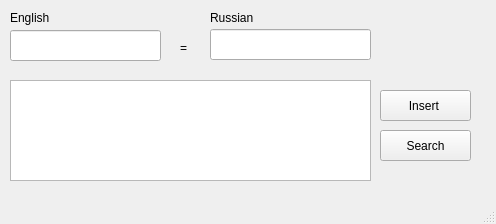
<?xml version="1.0" encoding="UTF-8"?>
<ui version="4.0">
 <class>MainWindow</class>
 <widget class="QMainWindow" name="MainWindow">
  <property name="geometry">
   <rect>
    <x>0</x>
    <y>0</y>
    <width>496</width>
    <height>224</height>
   </rect>
  </property>
  <property name="windowTitle">
   <string>[Ru_En] Dictionary</string>
  </property>
  <widget class="QWidget" name="centralwidget">
   <widget class="QPushButton" name="pushButton">
    <property name="geometry">
     <rect>
      <x>380</x>
      <y>90</y>
      <width>91</width>
      <height>31</height>
     </rect>
    </property>
    <property name="text">
     <string>Insert </string>
    </property>
   </widget>
   <widget class="QLineEdit" name="lineEdit">
    <property name="geometry">
     <rect>
      <x>10</x>
      <y>30</y>
      <width>151</width>
      <height>31</height>
     </rect>
    </property>
    <property name="font">
     <font>
      <family>Arial</family>
      <pointsize>15</pointsize>
      <weight>75</weight>
      <bold>true</bold>
     </font>
    </property>
    <property name="text">
     <string/>
    </property>
   </widget>
   <widget class="QLineEdit" name="lineEdit_2">
    <property name="geometry">
     <rect>
      <x>210</x>
      <y>29</y>
      <width>161</width>
      <height>31</height>
     </rect>
    </property>
    <property name="font">
     <font>
      <family>Arial</family>
      <pointsize>15</pointsize>
      <weight>75</weight>
      <bold>true</bold>
     </font>
    </property>
   </widget>
   <widget class="QLabel" name="label">
    <property name="geometry">
     <rect>
      <x>10</x>
      <y>10</y>
      <width>111</width>
      <height>16</height>
     </rect>
    </property>
    <property name="text">
     <string>English</string>
    </property>
   </widget>
   <widget class="QLabel" name="label_2">
    <property name="geometry">
     <rect>
      <x>210</x>
      <y>10</y>
      <width>111</width>
      <height>16</height>
     </rect>
    </property>
    <property name="text">
     <string>Russian</string>
    </property>
   </widget>
   <widget class="QLabel" name="label_3">
    <property name="geometry">
     <rect>
      <x>180</x>
      <y>40</y>
      <width>21</width>
      <height>16</height>
     </rect>
    </property>
    <property name="text">
     <string>=</string>
    </property>
   </widget>
   <widget class="QPushButton" name="pushButton_2">
    <property name="geometry">
     <rect>
      <x>380</x>
      <y>130</y>
      <width>91</width>
      <height>31</height>
     </rect>
    </property>
    <property name="text">
     <string>Search</string>
    </property>
   </widget>
   <widget class="QListWidget" name="listWidget">
    <property name="geometry">
     <rect>
      <x>10</x>
      <y>80</y>
      <width>361</width>
      <height>101</height>
     </rect>
    </property>
    <property name="font">
     <font>
      <family>Gentium Book Basic</family>
      <pointsize>12</pointsize>
      <weight>75</weight>
      <bold>true</bold>
     </font>
    </property>
   </widget>
  </widget>
  <widget class="QMenuBar" name="menubar">
   <property name="geometry">
    <rect>
     <x>0</x>
     <y>0</y>
     <width>496</width>
     <height>21</height>
    </rect>
   </property>
  </widget>
  <widget class="QStatusBar" name="statusbar"/>
 </widget>
 <resources/>
 <connections/>
</ui>
